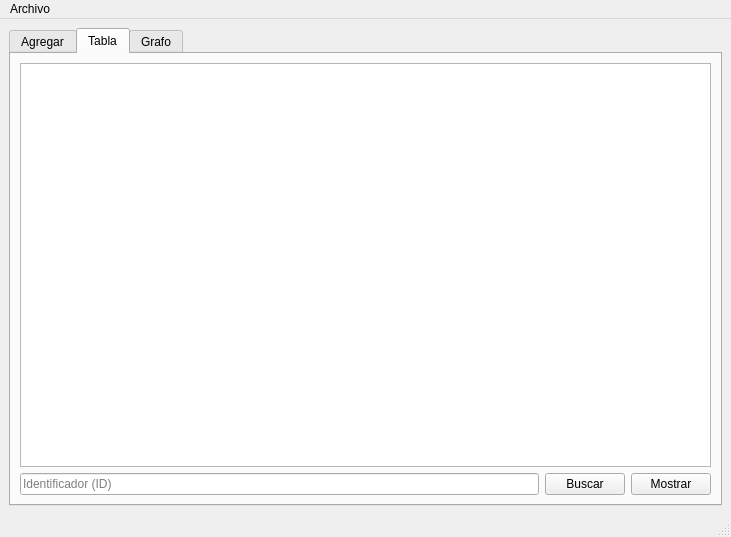
<?xml version="1.0" encoding="UTF-8"?>
<ui version="4.0">
 <class>MainWindow</class>
 <widget class="QMainWindow" name="MainWindow">
  <property name="geometry">
   <rect>
    <x>0</x>
    <y>0</y>
    <width>731</width>
    <height>537</height>
   </rect>
  </property>
  <property name="windowTitle">
   <string>Distancia Euclidiana - Andres Sanchez Avalos</string>
  </property>
  <property name="windowIcon">
   <iconset>
    <normaloff>../../../Proyectos/Pentachoron/Logo Oficial recortado.png</normaloff>../../../Proyectos/Pentachoron/Logo Oficial recortado.png</iconset>
  </property>
  <widget class="QWidget" name="centralwidget">
   <layout class="QVBoxLayout" name="verticalLayout">
    <item>
     <widget class="QTabWidget" name="tabWidget">
      <property name="currentIndex">
       <number>1</number>
      </property>
      <widget class="QWidget" name="tab">
       <attribute name="title">
        <string>Agregar</string>
       </attribute>
       <layout class="QGridLayout" name="gridLayout_2">
        <item row="0" column="0">
         <widget class="QGroupBox" name="groupBox">
          <property name="title">
           <string>Distancia Euclidiana</string>
          </property>
          <layout class="QGridLayout" name="gridLayout">
           <item row="11" column="0" colspan="4">
            <widget class="QPushButton" name="agregar_inicio_pushButton">
             <property name="text">
              <string>Agregar inicio</string>
             </property>
            </widget>
           </item>
           <item row="1" column="2" colspan="2">
            <widget class="QSpinBox" name="origen_x_spinBox">
             <property name="minimum">
              <number>0</number>
             </property>
             <property name="maximum">
              <number>500</number>
             </property>
            </widget>
           </item>
           <item row="6" column="0" colspan="2">
            <widget class="QLabel" name="label_8">
             <property name="text">
              <string>RGB</string>
             </property>
            </widget>
           </item>
           <item row="1" column="4" rowspan="12">
            <widget class="QPlainTextEdit" name="salida"/>
           </item>
           <item row="12" column="0" colspan="4">
            <widget class="QPushButton" name="mostrar_pushButton">
             <property name="text">
              <string>Mostrar</string>
             </property>
            </widget>
           </item>
           <item row="8" column="3">
            <widget class="QSpinBox" name="green_spinBox">
             <property name="minimum">
              <number>0</number>
             </property>
             <property name="maximum">
              <number>255</number>
             </property>
            </widget>
           </item>
           <item row="0" column="0">
            <widget class="QLabel" name="label">
             <property name="text">
              <string>ID</string>
             </property>
            </widget>
           </item>
           <item row="1" column="0" colspan="2">
            <widget class="QLabel" name="label_2">
             <property name="text">
              <string>Origen en x</string>
             </property>
            </widget>
           </item>
           <item row="8" column="1" colspan="2">
            <widget class="QLabel" name="label_10">
             <property name="text">
              <string>Green</string>
             </property>
            </widget>
           </item>
           <item row="7" column="1" colspan="2">
            <widget class="QLabel" name="label_7">
             <property name="text">
              <string>Red</string>
             </property>
            </widget>
           </item>
           <item row="2" column="2" colspan="2">
            <widget class="QSpinBox" name="origen_y_spinBox">
             <property name="minimum">
              <number>0</number>
             </property>
             <property name="maximum">
              <number>500</number>
             </property>
            </widget>
           </item>
           <item row="3" column="2" colspan="2">
            <widget class="QSpinBox" name="destino_x_spinBox">
             <property name="maximum">
              <number>500</number>
             </property>
            </widget>
           </item>
           <item row="5" column="0" colspan="2">
            <widget class="QLabel" name="label_6">
             <property name="text">
              <string>Velocidad</string>
             </property>
            </widget>
           </item>
           <item row="3" column="0" colspan="2">
            <widget class="QLabel" name="label_4">
             <property name="text">
              <string>Destino en x</string>
             </property>
            </widget>
           </item>
           <item row="2" column="0" colspan="2">
            <widget class="QLabel" name="label_3">
             <property name="text">
              <string>Origen en y</string>
             </property>
            </widget>
           </item>
           <item row="4" column="0" colspan="2">
            <widget class="QLabel" name="label_5">
             <property name="text">
              <string>Destino en y</string>
             </property>
            </widget>
           </item>
           <item row="10" column="0" colspan="4">
            <widget class="QPushButton" name="agregar_final_pushButton">
             <property name="text">
              <string>Agregar final</string>
             </property>
            </widget>
           </item>
           <item row="4" column="2" colspan="2">
            <widget class="QSpinBox" name="destino_y_spinBox">
             <property name="minimum">
              <number>0</number>
             </property>
             <property name="maximum">
              <number>500</number>
             </property>
            </widget>
           </item>
           <item row="0" column="2" colspan="2">
            <widget class="QLineEdit" name="identificador_lineEdit"/>
           </item>
           <item row="7" column="3">
            <widget class="QSpinBox" name="red_spinBox">
             <property name="minimum">
              <number>0</number>
             </property>
             <property name="maximum">
              <number>255</number>
             </property>
            </widget>
           </item>
           <item row="5" column="2" colspan="2">
            <widget class="QLineEdit" name="velocidad_lineEdit"/>
           </item>
           <item row="9" column="3">
            <widget class="QSpinBox" name="blue_spinBox">
             <property name="minimum">
              <number>0</number>
             </property>
             <property name="maximum">
              <number>255</number>
             </property>
            </widget>
           </item>
           <item row="9" column="1" colspan="2">
            <widget class="QLabel" name="label_9">
             <property name="text">
              <string>Blue</string>
             </property>
            </widget>
           </item>
          </layout>
         </widget>
        </item>
       </layout>
      </widget>
      <widget class="QWidget" name="tab_2">
       <attribute name="title">
        <string>Tabla</string>
       </attribute>
       <layout class="QGridLayout" name="gridLayout_4">
        <item row="1" column="0">
         <widget class="QLineEdit" name="buscar_lineEdit">
          <property name="placeholderText">
           <string>Identificador (ID)</string>
          </property>
         </widget>
        </item>
        <item row="0" column="0" colspan="3">
         <widget class="QTableWidget" name="tabla"/>
        </item>
        <item row="1" column="2">
         <widget class="QPushButton" name="mostrar_tabla_pushButton">
          <property name="text">
           <string>Mostrar</string>
          </property>
         </widget>
        </item>
        <item row="1" column="1">
         <widget class="QPushButton" name="buscar_pushButton">
          <property name="text">
           <string>Buscar</string>
          </property>
         </widget>
        </item>
       </layout>
      </widget>
      <widget class="QWidget" name="tab_15">
       <attribute name="title">
        <string>Grafo</string>
       </attribute>
       <layout class="QVBoxLayout" name="verticalLayout_2">
        <item>
         <widget class="QGraphicsView" name="graphicsView"/>
        </item>
        <item>
         <widget class="QPushButton" name="dibujar">
          <property name="text">
           <string>Dibujar</string>
          </property>
         </widget>
        </item>
        <item>
         <widget class="QPushButton" name="limpiar">
          <property name="text">
           <string>Limpiar</string>
          </property>
         </widget>
        </item>
       </layout>
      </widget>
     </widget>
    </item>
   </layout>
  </widget>
  <widget class="QMenuBar" name="menubar">
   <property name="geometry">
    <rect>
     <x>0</x>
     <y>0</y>
     <width>731</width>
     <height>21</height>
    </rect>
   </property>
   <widget class="QMenu" name="menuArchivo">
    <property name="title">
     <string>Archivo</string>
    </property>
    <addaction name="actionAbrir"/>
    <addaction name="actionGuardar"/>
   </widget>
   <addaction name="menuArchivo"/>
  </widget>
  <widget class="QStatusBar" name="statusbar"/>
  <action name="actionAbrir">
   <property name="icon">
    <iconset>
     <normaloff>../Abrir.png</normaloff>../Abrir.png</iconset>
   </property>
   <property name="text">
    <string>Abrir</string>
   </property>
   <property name="shortcut">
    <string>Ctrl+O</string>
   </property>
  </action>
  <action name="actionGuardar">
   <property name="icon">
    <iconset>
     <normaloff>../Guardar.png</normaloff>../Guardar.png</iconset>
   </property>
   <property name="text">
    <string>Guardar</string>
   </property>
   <property name="shortcut">
    <string>Ctrl+S</string>
   </property>
  </action>
 </widget>
 <resources/>
 <connections/>
</ui>
